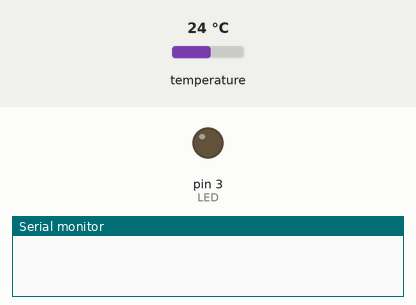
A sketch run on a simulated Arduino Uno, built with avr-gcc and run on an emulated ATmega328P. Shown: output pins drawn as LEDs (lit = HIGH), the last lines printed to the serial monitor. The test bench sets the inputs (shaded band); at power-on: temperature 24 °C. Pins used as bus, display or sensor lines are not drawn.

Above: at 1.7 s.
At 9.63 s:
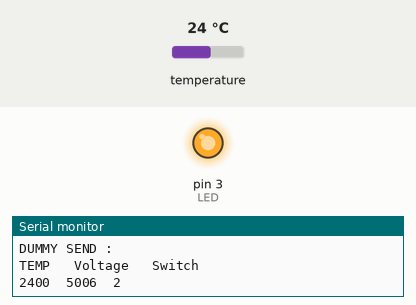
Timing chart, 0 to 10.2 s (numbered marks = the images above):
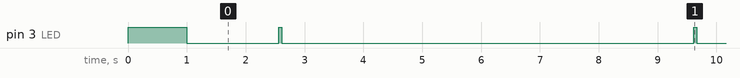

Measured:
- by itself, pin 3 (LED): repeats every 7.0 s: HIGH 0.05 s, LOW 7.0 s

The sketch:

RFM12TempController.ino
```cpp
#include <OneWire.h> // http://www.pjrc.com/teensy/arduino_libraries/OneWire.zip
#include <DallasTemperature.h> // http://download.milesburton.com/Arduino/MaximTemperature/DallasTemperature_LATEST.zip
#include <JeeLib.h> // https://github.com/jcw/jeelib
#include <RCSwitch.h>
#include <avr/sleep.h>

ISR(WDT_vect) { Sleepy::watchdogEvent(); } // interrupt handler for JeeLabs Sleepy power saving

#define TX_POWER 10    // the Tx Power is on pin 8
#define TX_DATA 9     // and the data is on pin 7
#define ONE_WIRE_POWER 8   // DS18B20 Power pin is connected on D9/ATtiny pin 12
#define ONE_WIRE_BUS 7   // DS18B20 Temperature sensor is connected on D10/ATtiny pin 13
#define LED 3         // LED  is on pin 3

#define TURN_ON_CODE 1298439
#define TURN_OFF_CODE 1298438

#if defined(__AVR_ATtiny84__)
  #define TIME_BETWEEN_READINGS 60000
  #define LOOP_COUNTER 5
  #define HIGH_TEMP 18
  #define LOW_TEMP 16
#else
  #define TIME_BETWEEN_READINGS 6000
  #define LOOP_COUNTER 1
  #define HIGH_TEMP 24
  #define LOW_TEMP 22
#endif

#define myNodeID 30        // RF12 node ID in the range 1-30
#define network 99       // RF12 Network group
#define freq RF12_433MHZ  // Frequency of RFM12B module

#define SWITCH_NO_CHANGE 2
#define SWITCH_ON 1
#define SWITCH_OFF 0

typedef struct {
  	  int temp;	// Temperature reading
  	  int supplyV;	// Supply voltage
          byte switchValue;
 } Payload;
 Payload tinytx;


OneWire oneWire(ONE_WIRE_BUS); // Setup a oneWire instance
DallasTemperature sensors(&oneWire); // Pass our oneWire reference to Dallas Temperature
RCSwitch mySwitch = RCSwitch();

#if defined(__AVR_ATtiny84__)
static void rfwrite(){
     rf12_sleep(-1);              // Wake up RF module
     while (!rf12_canSend())
     rf12_recvDone();
     rf12_sendStart(0, &tinytx, sizeof tinytx);
     rf12_sendWait(2);           // Wait for RF to finish sending while in standby mode
     rf12_sleep(0);              // Put RF module to sleep
     return;
 }
#else
static void rfwrite(){
  Serial.println("DUMMY SEND : \nTEMP\t Voltage\t Switch ");
  Serial.print(tinytx.temp);
  Serial.print("\t");
  Serial.print(tinytx.supplyV);
  Serial.print("\t");
  Serial.print((int)tinytx.switchValue);
  Serial.print("\t");
  return;
}
#endif

int readVcc() {
  bitClear(PRR, PRADC);
  ADCSRA |= bit(ADEN); // Enable the ADC
  int  result;
  // Read 1.1V reference against Vcc
#if defined(__AVR_ATtiny84__)
  ADMUX = _BV(MUX5) | _BV(MUX0); // For ATtiny84
#else
  ADMUX = _BV(REFS0) | _BV(MUX3) | _BV(MUX2) | _BV(MUX1); // For ATmega328
#endif
  delay(2); // Wait for Vref to settle
  ADCSRA |= _BV(ADSC); // Convert
  while (bit_is_set(ADCSRA,ADSC));
  result = ADCL;
  result |= ADCH<<8;
  result = 1126400L / result; // Back-calculate Vcc in mV
  ADCSRA &= ~ bit(ADEN);
  bitSet(PRR, PRADC); // Disable the ADC to save power
  return result;
}

int lastReadTemp = 0;
static int getTemp()
{
  int temp = 0;
  boolean readAgain = true;
  digitalWrite(ONE_WIRE_POWER, HIGH); // turn DS18B20 sensor on

  Sleepy::loseSomeTime(10); // The above doesn't seem to work for everyone (why?)

  sensors.begin(); //start up temp sensor
  do
  {
    sensors.requestTemperatures(); // Get the temperature
    Sleepy::loseSomeTime(5);
    temp = (int)(sensors.getTempCByIndex(0)*100);
    /* sanity check the temperature. make sure it's not wildly different than last time */
    if (temp < lastReadTemp + 1 && temp > lastReadTemp -1)
    {
      readAgain = false;
    }
    lastReadTemp = temp;
  }while(readAgain);
  digitalWrite(ONE_WIRE_POWER, LOW); // turn DS18B20 sensor off
  return temp;
}

static void sendRF(byte switchAction)//long codeToSend)
{
  digitalWrite(TX_POWER, HIGH);
  Sleepy::loseSomeTime(100);
  mySwitch.send((switchAction==SWITCH_ON)?TURN_ON_CODE:TURN_OFF_CODE, 24);
  digitalWrite(TX_POWER, LOW);
}

static void ledOn(int ontime) // milliseconds
{
  digitalWrite(LED, HIGH);
  Sleepy::loseSomeTime(ontime);
  digitalWrite(LED, LOW);
}

void setup() {
  //Serial.begin(9600);
#if defined(__AVR_ATtiny84__)
  rf12_initialize(myNodeID,freq,network); // Initialize RFM12 with settings defined above
  rf12_sleep(0);                          // Put the RFM12 to sleep
#else
  Serial.begin(9600);
#endif

  pinMode(ONE_WIRE_POWER, OUTPUT); // set power pin for DS18B20 to output
  pinMode(TX_POWER, OUTPUT);
  pinMode(LED, OUTPUT);

  digitalWrite(TX_POWER, LOW);
  digitalWrite(ONE_WIRE_POWER, LOW);
  digitalWrite(LED, LOW);

  ledOn(1000);

  mySwitch.enableTransmit(TX_DATA);

  PRR = bit(PRTIM1); // only keep timer 0 going

  ADCSRA &= ~ bit(ADEN);
  bitSet(PRR, PRADC); // Disable the ADC to save power

}

volatile int loopCounter = -1;
void loop() {
  loopCounter++;
  if (loopCounter%LOOP_COUNTER == 0)
  {
    tinytx.temp = getTemp();
    if(tinytx.temp > HIGH_TEMP*100)
    {
      ledOn(200);
      sendRF(SWITCH_OFF);
      tinytx.switchValue = SWITCH_OFF;
    }
    else if (tinytx.temp < LOW_TEMP*100)
    {
      ledOn(500);
      sendRF(SWITCH_ON);
      tinytx.switchValue = SWITCH_ON;
    }
    else
    {
      tinytx.switchValue = SWITCH_NO_CHANGE;
      ledOn(50);
    }

    /* let the thing settle a wee bit */
    Sleepy::loseSomeTime(200);
    /* check the battery and do a battery signal */
    tinytx.supplyV = readVcc();

    rfwrite();
    loopCounter = 0;

  }

  /* head off to sleep */
  Sleepy::loseSomeTime(TIME_BETWEEN_READINGS);
}
```
